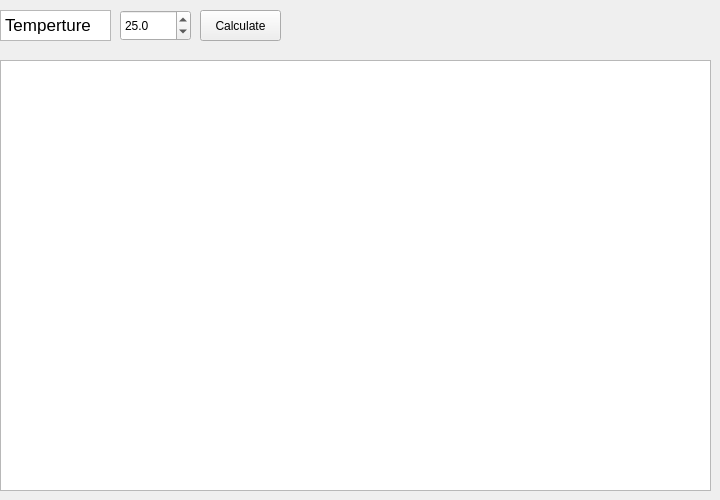
       <widget class="QWidget" name="tab_5">
        <attribute name="title">
         <string>Water Content</string>
        </attribute>
        <widget class="QTextEdit" name="textEdit_11">
         <property name="geometry">
          <rect>
           <x>0</x>
           <y>10</y>
           <width>111</width>
           <height>31</height>
          </rect>
         </property>
         <property name="html">
          <string>&lt;!DOCTYPE HTML PUBLIC &quot;-//W3C//DTD HTML 4.0//EN&quot; &quot;http://www.w3.org/TR/REC-html40/strict.dtd&quot;&gt;
&lt;html&gt;&lt;head&gt;&lt;meta name=&quot;qrichtext&quot; content=&quot;1&quot; /&gt;&lt;style type=&quot;text/css&quot;&gt;
p, li { white-space: pre-wrap; }
&lt;/style&gt;&lt;/head&gt;&lt;body style=&quot; font-family:'SimSun'; font-size:9pt; font-weight:400; font-style:normal;&quot;&gt;
&lt;p style=&quot; margin-top:0px; margin-bottom:0px; margin-left:0px; margin-right:0px; -qt-block-indent:0; text-indent:0px;&quot;&gt;&lt;span style=&quot; font-family:'.AppleSystemUIFont'; font-size:13pt;&quot;&gt;Temperture&lt;/span&gt;&lt;/p&gt;&lt;/body&gt;&lt;/html&gt;</string>
         </property>
        </widget>
        <widget class="QListView" name="listView_6">
         <property name="geometry">
          <rect>
           <x>0</x>
           <y>60</y>
           <width>711</width>
           <height>431</height>
          </rect>
         </property>
        </widget>
        <widget class="QDoubleSpinBox" name="doubleSpinBox_3">
         <property name="geometry">
          <rect>
           <x>120</x>
           <y>10</y>
           <width>71</width>
           <height>31</height>
          </rect>
         </property>
         <property name="decimals">
          <number>1</number>
         </property>
         <property name="singleStep">
          <double>0.100000000000000</double>
         </property>
         <property name="value">
          <double>25.000000000000000</double>
         </property>
        </widget>
        <widget class="QPushButton" name="pushButton_12">
         <property name="geometry">
          <rect>
           <x>200</x>
           <y>10</y>
           <width>81</width>
           <height>31</height>
          </rect>
         </property>
         <property name="text">
          <string>Calculate</string>
         </property>
        </widget>
       </widget>
